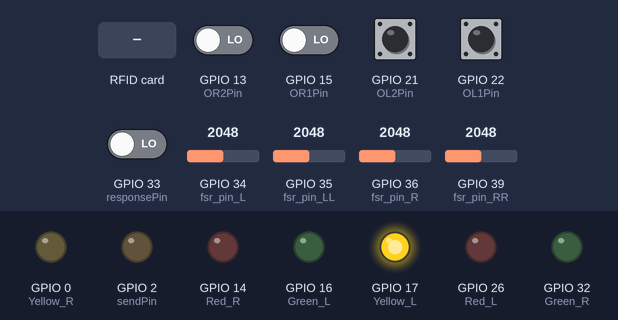
The sketch below on a simulated ESP32. On the bench: output pins drawn as LEDs (lit = HIGH). The inputs (shaded band) are chosen by the test bench; at power-on: GPIO 21 (OL2Pin), GPIO 22 (OL1Pin) HIGH, GPIO 13 (OR2Pin), GPIO 15 (OR1Pin), GPIO 33 (responsePin) LOW, GPIO 34 (fsr_pin_L) = 2048, GPIO 35 (fsr_pin_LL) = 2048, GPIO 36 (fsr_pin_R) = 2048, GPIO 39 (fsr_pin_RR) = 2048. WiFi joins after 1.5 s; servers stay silent unless stated; web services answer with replies made up by the test bench; what the sketch prints to the serial monitor is not drawn.

Above: at 2.7 s.
2.8 s: RFID card 5E 7A 19 C4 held to the reader
At 3.69 s:
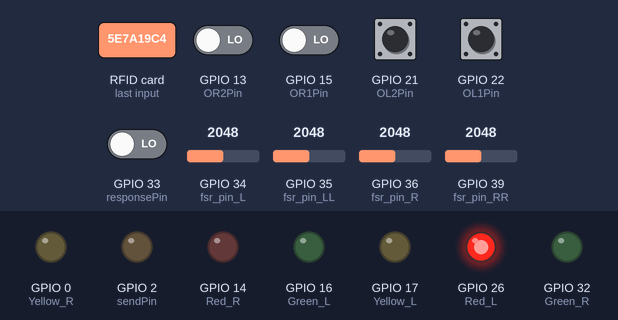
At 4.5 s:
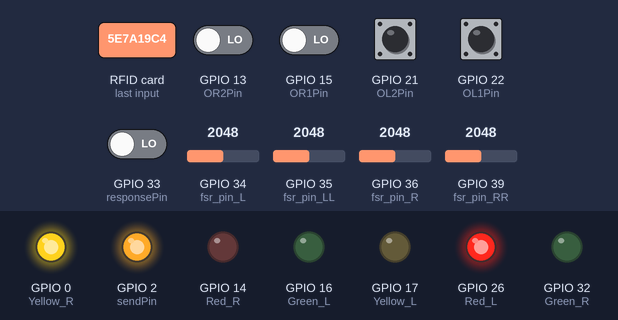
5.8 s: GPIO 33 (responsePin) driven HIGH
At 7.9 s:
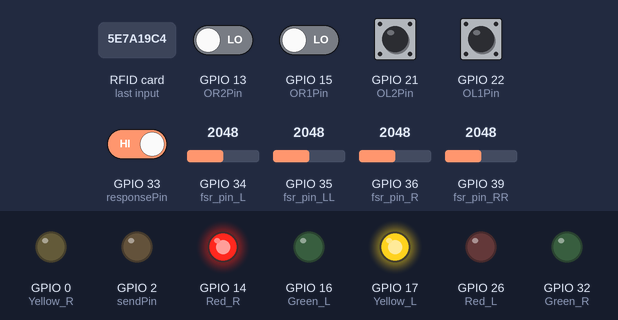
Timing chart, 0 to 30.9 s (numbered marks = the images above; inputs shaded):
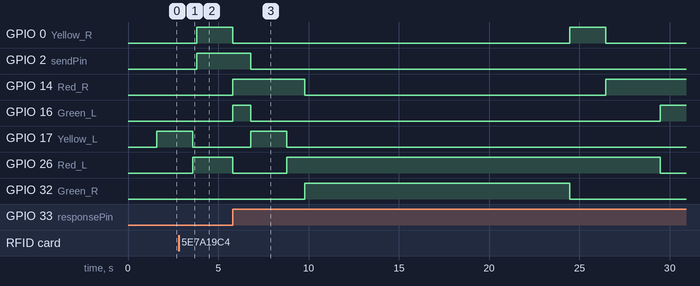

The sketch:

combine_RFID.ino
```cpp
#include <analogWrite.h>
#include<WiFi.h>
#include <HTTPClient.h>
#include <Wire.h>
#include <string.h>
const char ssid[] = "xxxx"; //修改WiFi網路名稱
const char pwd[] = "xxxxx"; //修改WiFi密碼
String url = "https://api.thingspeak.com/update?api_key=xxxxxxxx";//key 要自己換

// 變燈
#define fsr_pin_L 34
#define fsr_pin_LL 35
#define fsr_pin_R 36
#define fsr_pin_RR 39

int fsr_value_L;
int fsr_value_R;

//L=2
int Red_L = 26;
int Yellow_L = 17; //////
int Green_L = 16;

//R=1
int Red_R = 14; //
int Yellow_R = 0;
int Green_R = 32;

int G = 0;
int N = 0;

//車流
#define OR1Pin 15
#define OL1Pin 22
#define OR2Pin 13
#define OL2Pin 21
int OR1 = HIGH;  // HIGH 表示沒檔
int OL1 = HIGH;
int OR2 = HIGH;
int OL2 = HIGH;
int carR1 = 0; //車子數量
int carL1 = 0;
int carR2 = 0;
int carL2 = 0;
int c_L = 0;
int c_H = 0;
int c_L2 = 0;
int c_H2 = 0;

// RFID
#include <SPI.h>
#include <MFRC522.h>
const int sendPin = 2; //發送方GPIO腳位
const int responsePin = 33; // 回應方GPIO脚位
#define SS_PIN1 5
#define RST_PIN1 27
MFRC522 mfrc522_1(SS_PIN1, RST_PIN1); // Create MFRC522 instance for first RFID reader
bool isCardDetected1 = false; // flag to indicate if card is detected by the first RFID reader


//上傳
void UploadData() {

  //建立一個網頁
  HTTPClient http;

  //把數值寫入網址
  String url1 = url + "&field1=" + (int)carR1 + "&field2=" + (int)carR2 + "&field3=" + (int)carL1 + "&field4=" + (int)carL2 ;

  //提交網址
  http.begin(url1);

  //讀取網頁內容
  int httpCode = http.GET();
  if (httpCode == HTTP_CODE_OK) {
    String payload = http.getString();
    Serial.print("網頁內容=");
    Serial.println(payload);
  }
  else {
    Serial.println("網路傳送失敗");
  }

  //關閉網頁
  http.end();
}


void setup() {

  //變燈
  Serial.begin(9600);

  pinMode(Red_L, OUTPUT);
  pinMode(Green_L, OUTPUT);
  pinMode(Yellow_L, OUTPUT);
  digitalWrite(Red_L, LOW);
  digitalWrite(Green_L, LOW);
  digitalWrite(Yellow_L, LOW);

  pinMode(Red_R, OUTPUT);
  pinMode(Green_R, OUTPUT);
  pinMode(Yellow_R, OUTPUT);
  digitalWrite(Red_R, LOW);
  digitalWrite(Green_R, LOW);
  digitalWrite(Yellow_R, LOW);

  //RFID
  pinMode(sendPin, OUTPUT);
  pinMode(responsePin, INPUT);
  Serial.begin(9600);
  SPI.begin();        // Initialize SPI bus
  mfrc522_1.PCD_DumpVersionToSerial(); // 顯示讀卡設備的版本
  mfrc522_1.PCD_Init(); // Initialize first RFID reader


  //上傳
  Serial.begin(9600);
  WiFi.mode(WIFI_STA); //設置WiFi模式
  WiFi.begin(ssid, pwd);

  Serial.print("WiFi connecting");

  //當WiFi連線時會回傳WL_CONNECTED，因此跳出迴圈時代表已成功連線
  while (WiFi.status() != WL_CONNECTED) {
    Serial.print(".");
  }
  Serial.println("");
  Serial.print("IP位址:");
  Serial.println(WiFi.localIP()); //讀取IP位址
  Serial.print("WiFi RSSI:");
  Serial.println(WiFi.RSSI()); //讀取WiFi強度

}

void loop() {

  G = 0;
  N = 0;
  c_L = 0;
  c_H = 0;
  c_L2 = 0;
  c_H2 = 0;
  digitalWrite(Green_L, LOW);
  digitalWrite(Yellow_L, HIGH);
  delay(2000);
  digitalWrite(Yellow_L, LOW);
  digitalWrite(Red_L, HIGH);
  UploadData();
  digitalWrite(Red_R, LOW);
  digitalWrite(Green_R, HIGH);
  //上傳

  carR1 = 0;
  carL1 = 0;
  carR2 = 0;
  carL2 = 0;

  for (G = 0; G <= 18; G++)
  {
    if (mfrc522_1.PICC_IsNewCardPresent() && mfrc522_1.PICC_ReadCardSerial())
    {
      RFID1();
      G = 0;
      N = 0;
      c_L = 0;
      c_H = 0;
      c_L2 = 0;
      c_H2 = 0;
      digitalWrite(Green_L, LOW);
      digitalWrite(Yellow_L, HIGH);
      delay(2000);
      digitalWrite(Yellow_L, LOW);
      digitalWrite(Red_L, HIGH);
      delay(1000);
      digitalWrite(Red_R, LOW);
      digitalWrite(Green_R, HIGH);

      continue;
    }


    fsr_value_L = analogRead(fsr_pin_L) + analogRead(fsr_pin_LL); // 讀取左FSR //多加了一快對面逆向同燈號的壓力板
    fsr_value_R = analogRead(fsr_pin_R) + analogRead(fsr_pin_RR); // 讀取右FSR
    Serial.print("fsr_value_R:");
    Serial.println(fsr_value_L);
    Serial.print("fsr_value_L:");
    Serial.println(fsr_value_R);
    Serial.print("特殊秒:");
    Serial.println(G);
    Serial.print("正常秒:");
    Serial.println(N);
    Serial.println("-------------");

    if (fsr_value_L > 100 && fsr_value_R < 100)
    {
      N++;//不正常秒G持續增加
    }
    else
    {
      G = 0;
      N++;
    }

    if (N >= 90)
    {
      break;
    }

    //車流
    OL1 = digitalRead(OL1Pin);
    if (OL1 == LOW)
    {
      c_L++;
    }

    if (OL1 == HIGH)
    {
      c_H++;
    }

    if (c_L > 0 && c_H > 0)
    {
      carL1++;
      c_L = 0;
      c_H = 0;
    }
    c_H = 0;

    OL2 = digitalRead(OL2Pin);
    if (OL2 == LOW)
    {
      c_L2++;
    }

    if (OL2 == HIGH)
    {
      c_H2++;
    }

    if (c_L2 > 0 && c_H2 > 0)
    {
      carL2++;
      c_L2 = 0;
      c_H2 = 0;
    }
    c_H2 = 0;

    Serial.println("************");
    Serial.print("車子數量L1:");
    Serial.println(carL1);
    Serial.print("車子數量L2:");
    Serial.println(carL2);

    Serial.println("-------------");
    Serial.println("-------------");
    delay(1);

  }


  G = 0;
  N = 0;
  c_L = 0;
  c_H = 0;
  digitalWrite(Green_R, LOW);
  digitalWrite(Yellow_R, HIGH);
  delay(2000);
  digitalWrite(Yellow_R, LOW);
  digitalWrite(Red_R, HIGH);
  delay(3000);
  digitalWrite(Red_L, LOW);
  digitalWrite(Green_L, HIGH);

  for (G = 0; G <= 18; G++)
  {
    if (mfrc522_1.PICC_IsNewCardPresent() && mfrc522_1.PICC_ReadCardSerial())
    {
      RFID2();
      continue;
    }
    fsr_value_L = analogRead(fsr_pin_L) + analogRead(fsr_pin_LL); // 讀取左FSR //多加了一快對面逆向同燈號的壓力板
    fsr_value_R = analogRead(fsr_pin_R) + analogRead(fsr_pin_RR); // 讀取右FSR
    Serial.print("*****fsr_value_R:");
    Serial.println(fsr_value_L);
    Serial.print("*****fsr_value_L:");
    Serial.println(fsr_value_R);
    Serial.print("特殊秒:");
    Serial.println(G);
    Serial.print("正常秒:");
    Serial.println(N);
    Serial.println("-------------");
    if (fsr_value_R > 100 && fsr_value_L < 100)
    {
      N++;//不正常秒G持續增加
    }
    else
    {
      G = 0;
      N++;
    }
    if (N >= 90)
    {
      break;
    }


    OR1 = digitalRead(OR1Pin);
    if (OR1 == LOW)
    {
      c_L++;
    }
    if (OR1 == HIGH)
    {
      c_H++;
    }
    if (c_L > 0 && c_H > 0)
    {
      carR1++;
      c_L = 0;
      c_H = 0;
    }
    c_H = 0;


    OR2 = digitalRead(OR2Pin);
    if (OR2 == LOW)
    {
      c_L2++;
    }

    if (OR2 == HIGH)
    {
      c_H2++;
    }

    if (c_L2 > 0 && c_H2 > 0)
    {
      carR2++;
      c_L2 = 0;
      c_H2 = 0;
    }
    c_H2 = 0;
    Serial.println("************");
    Serial.print("車子數量R1:");
    Serial.println(carR1);
    Serial.print("車子數量R2:");
    Serial.println(carR2);

    Serial.println("-------------");
    Serial.println("-------------");
    delay(1);
  }

}

int RFID1()
{

  Serial.println("Card detected by Reader 1");
  isCardDetected1 = true;      // Set flag to indicate card detection
  digitalWrite(sendPin, HIGH); // 發送高訊號
  digitalWrite(Green_R, LOW);
  digitalWrite(Yellow_R, HIGH);
  delay(2000);
  digitalWrite(Yellow_R, LOW);
  digitalWrite(Red_R, HIGH);
  digitalWrite(Red_L, LOW);
  digitalWrite(Green_L, HIGH);
  delay(1000); // 等待
  digitalWrite(sendPin, LOW);
  for (int zz = 0; zz >= 0; zz++)
  {
    if (digitalRead(responsePin) == HIGH) { // 接收到高訊號
      Serial.println("access"); //
      zz=0;
      break;
    } //
  }
}
int RFID2()
{

  Serial.println("Card detected by Reader 1");
  isCardDetected1 = true;      // Set flag to indicate card detection
  digitalWrite(sendPin, HIGH); // 发送高电平信号
  delay(1000); // 等待一段时间
  digitalWrite(sendPin, LOW);
  for (int zz = 0; zz >= 0; zz++)
  {
    if (digitalRead(responsePin) == HIGH) { // 接收到高訊號
      Serial.println("access"); //
      zz=0;
      break;
    } //
  }
}


//delay 單位為毫秒 1s=1000ms
//150~=11.30s(25秒)
//30 ~= 2.85s(在這是5秒)
//6=1s
```

Measured:
- after the input at 2.8 s, GPIO 0 (Yellow_R): LOW → HIGH after 1.0 s, → LOW 2.0 s later; GPIO 2 (sendPin): LOW → HIGH after 1.0 s; GPIO 14 (Red_R), GPIO 16 (Green_L): LOW → HIGH after 3.0 s; GPIO 32 (Green_R): stays LOW (without the input it goes to HIGH after 0.99 s)
- after the input at 5.8 s, GPIO 0 (Yellow_R): LOW → HIGH after 18.7 s, → LOW 2.0 s later; GPIO 14 (Red_R): HIGH → LOW after 4.0 s, → HIGH 16.7 s later; GPIO 16 (Green_L): HIGH → LOW after 1.0 s, → HIGH 22.7 s later; GPIO 17 (Yellow_L): LOW → HIGH after 1.0 s, → LOW 2.0 s later; GPIO 26 (Red_L): LOW → HIGH after 3.0 s, → LOW 20.7 s later
